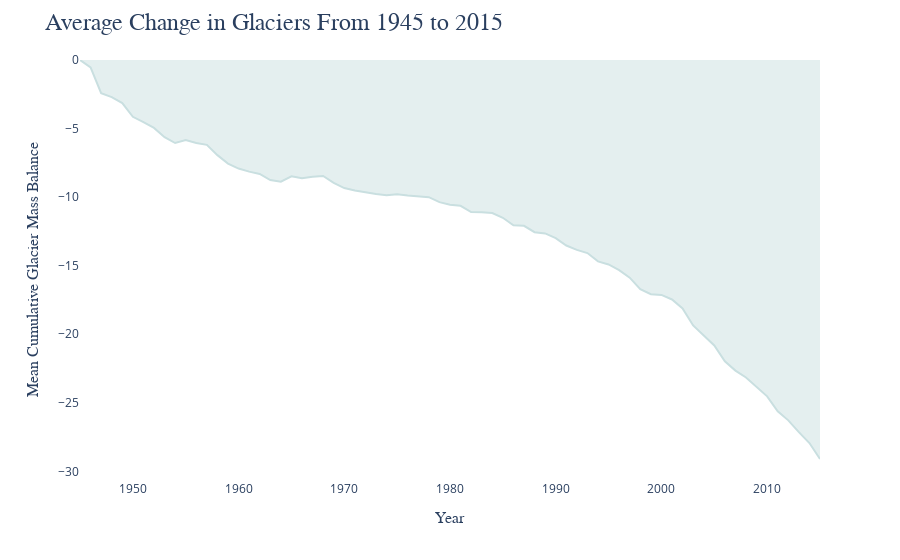

Notebook source saved alongside this figure:
### Code cell
fig = px.area(glaciers_df, x="Year", y="Mean cumulative mass balance",
              color_discrete_sequence=["#C9DFE0"])

fig.update_yaxes(
    title=dict(
        text="Mean Cumulative Glacier Mass Balance",
        font=dict(
            size=16,
            family="Arial"
        )
    )
)

fig.update_xaxes(
    title_font_family="Arial",
    title=dict(
        text="Year",
        font=dict(
            size=16,
            family="Arial"
        )
    )
)

fig.update_layout(
    title=dict(
        text="Average Change in Glaciers From 1945 to 2015",
        font=dict(
            family="Arial",
            size=24
        )
    ),
    plot_bgcolor="white"
)

fig.show()

### Figure 1 — Plotly figure (JSON) as saved in the notebook; plotly's stock layout.template omitted (floating-point values rounded to 4 significant figures)
{"data": [{"hovertemplate": "Year=%{x}<br>Mean cumulative mass balance=%{y}<extra></extra>", "legendgroup": "", "line": {"color": "#C9DFE0"}, "mode": "lines", "name": "", "orientation": "v", "showlegend": false, "stackgroup": "1", "type": "scatter", "x": [1945, 1946, 1947, 1948, 1949, 1950, 1951, 1952, 1953, 1954, 1955, 1956, 1957, 1958, 1959, 1960, 1961, 1962, 1963, 1964, 1965, 1966, 1967, 1968, 1969, 1970, 1971, 1972, 1973, 1974, 1975, 1976, 1977, 1978, 1979, 1980, 1981, 1982, 1983, 1984, 1985, 1986, 1987, 1988, 1989, 1990, 1991, 1992, 1993, 1994, 1995, 1996, 1997, 1998, 1999, 2000, 2001, 2002, 2003, 2004, 2005, 2006, 2007, 2008, 2009, 2010, 2011, 2012, 2013, 2014, 2015], "xaxis": "x", "y": [0, -0.54, -2.42, -2.71, -3.14, -4.145, -4.532, -4.955, -5.626, -6.057, -5.835, -6.048, -6.189, -6.94, -7.553, -7.916, -8.142, -8.31, -8.754, -8.871, -8.48, -8.628, -8.521, -8.461, -8.961, -9.34, -9.511, -9.672, -9.779, -9.86, -9.785, -9.884, -9.933, -10.01, -10.37, -10.56, -10.64, -11.09, -11.11, -11.16, -11.51, -12.05, -12.1, -12.56, -12.65, -12.99, -13.53, -13.85, -14.08, -14.69, -14.91, -15.32, -15.87, -16.72, -17.08, -17.13, -17.47, -18.12, -19.36, -20.07, -20.82, -21.97, -22.65, -23.16, -23.84, -24.53, -25.62, -26.28, -27.14, -27.94, -29.1], "yaxis": "y"}], "layout": {"legend": {"tracegroupgap": 0}, "margin": {"t": 60}, "plot_bgcolor": "white", "title": {"font": {"family": "Arial", "size": 24}, "text": "Average Change in Glaciers From 1945 to 2015"}, "xaxis": {"anchor": "y", "domain": [0, 1], "title": {"font": {"family": "Arial", "size": 16}, "text": "Year"}}, "yaxis": {"anchor": "x", "domain": [0, 1], "title": {"font": {"family": "Arial", "size": 16}, "text": "Mean Cumulative Glacier Mass Balance"}}}}
